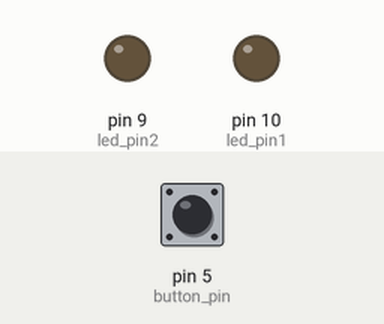
Recording of a sketch running on a simulated Arduino Uno, built with avr-gcc and run on an emulated ATmega328P. Parts: output pins drawn as LEDs (lit = HIGH). Dashed ring = blinking. Inputs (shaded band) come from the test bench; at power-on: pin 5 (button_pin) HIGH.

Above: at 1.2 s.
1.3 s: pin 5 (button_pin) pulled LOW for 0.15 s
At 1.55 s:
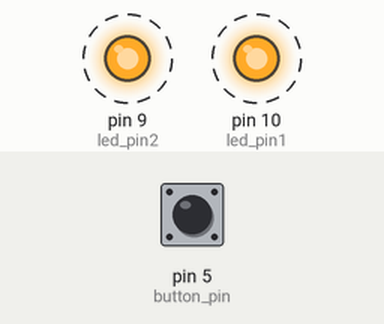
4.3 s: pin 5 (button_pin) pulled LOW for 1 s
At 4.3 s:
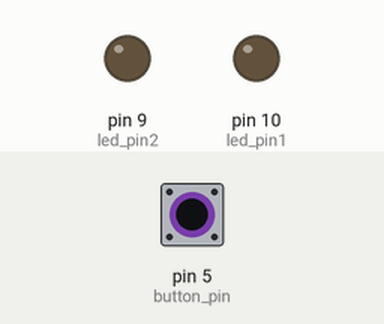
6.8 s: pin 5 (button_pin) pulled LOW for 3.2 s
At 7.05 s:
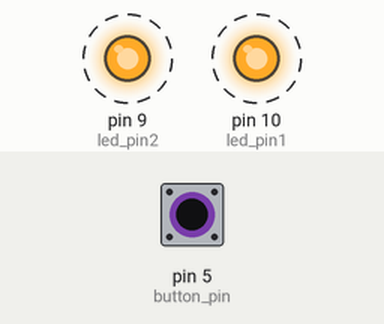
Timing chart, 0 to 17.5 s (numbered marks = the images above; inputs shaded):
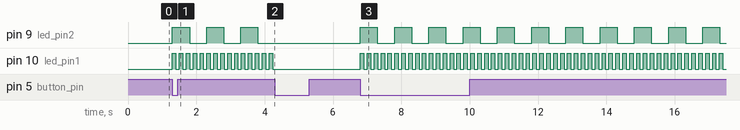

The sketch:

Class_2_-_1_Button_latch.ino
```cpp
//The single button will latch the light on or off when pressed
// instead of having them only on while the button is being held down

int led1_output;
int led2_output;
long current_time;
long prev_time;
long prev_time2;
int button_read;
int prev_button_read;
int latch1 = 1; //we can initialize a variable with any value

int button_pin = 5; //making these variables lets us refer to them with words rather than a pin number that we might not remember
int led_pin1 = 10;
int led_pin2 = 9;

void setup() {
  pinMode(button_pin, INPUT_PULLUP);
  pinMode(led_pin2, OUTPUT);
  pinMode(led_pin1, OUTPUT);

}

void loop() {
  current_time = millis();

  //Before we update button_read by checking if the pin is high or low
  // we remember what it was last loop. This allow us to see if there was a change
  prev_button_read = button_read;
  button_read = digitalRead(button_pin);

  /*
    The code in this "if" will only happen if the button was not being pressed and then it was aka the falling edge
    Buttons have four states:
    Not being pressed. digitalRead(button_pin) returns 1
    Being pressed. digitalRead(button_pin) returns 0
    Falling. Was NOT being pressed last loop but IS pressed this loop
    Rising. WAS being pressed last loop but IS NOT pressed this loop
  */

  if (prev_button_read == 1 && button_read == 0) { //did the button fall?
    Serial.println("Howdy!"); //print these characters inside the " "

    //Just like flipping the LED back and forth, we can use if and else to flip the latch so it stays at a value
    if (latch1 == 0) {
      latch1 = 1;
    }
    else {
      latch1 = 0;
    }

  }

  if (latch1 == 0) {

    //same as before but now it's prev_time2,led2_output, and pin 10
    if (current_time - prev_time2 > 100) {
      prev_time2 = current_time;

      if (led2_output == 0) {
        led2_output = 1;
      }
      else {
        led2_output = 0;
      }

      digitalWrite(led_pin1, led2_output);

    } //end of led2 timing if

    if (current_time - prev_time > 500) {
      prev_time = current_time;

      if (led1_output == 0) {
        led1_output = 1;
      }
      else {
        led1_output = 0;
      }

      digitalWrite(9, led1_output);

    } //end of led1 timing if

  } //end of button if

  //if the button is not being pressed do this
  else {
    //turn both LEDs off
    digitalWrite(9, 0);
    digitalWrite(10, 0);
  }

} //end of loop
```

Measured:
- after the input at 1.3 s, pin 9 (led_pin2): alternates HIGH for 0.50 s and LOW for 0.50 s, starting at once; pin 10 (led_pin1): alternates HIGH for 0.10 s and LOW for 0.10 s, starting at once
- after the input at 4.3 s, pin 9 (led_pin2), pin 10 (led_pin1): stops changing and stays LOW
- after the input at 6.8 s, pin 9 (led_pin2): alternates HIGH for 0.50 s and LOW for 0.50 s, starting at once; pin 10 (led_pin1): alternates HIGH for 0.10 s and LOW for 0.10 s, starting at once
